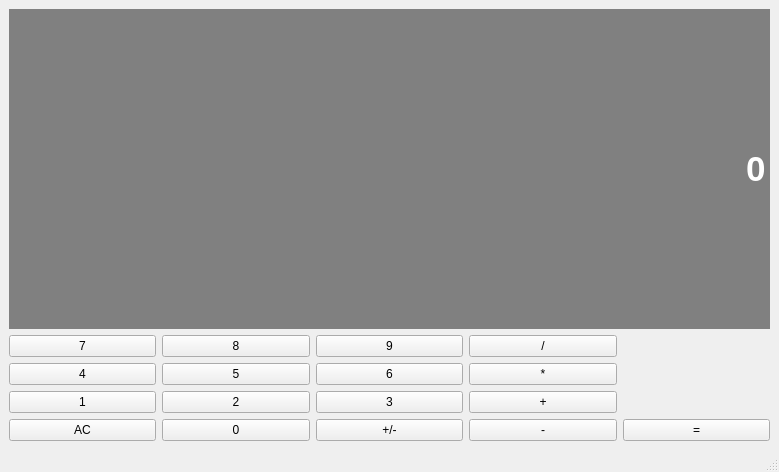
<?xml version="1.0" encoding="UTF-8"?>
<ui version="4.0">
 <class>Calculator</class>
 <widget class="QMainWindow" name="Calculator">
  <property name="geometry">
   <rect>
    <x>0</x>
    <y>0</y>
    <width>779</width>
    <height>472</height>
   </rect>
  </property>
  <property name="sizePolicy">
   <sizepolicy hsizetype="Expanding" vsizetype="Preferred">
    <horstretch>0</horstretch>
    <verstretch>0</verstretch>
   </sizepolicy>
  </property>
  <property name="windowTitle">
   <string>Calculator</string>
  </property>
  <widget class="QWidget" name="centralwidget">
   <layout class="QGridLayout" name="gridLayout">
    <item row="1" column="2">
     <widget class="QPushButton" name="btn9">
      <property name="sizePolicy">
       <sizepolicy hsizetype="Preferred" vsizetype="Preferred">
        <horstretch>0</horstretch>
        <verstretch>0</verstretch>
       </sizepolicy>
      </property>
      <property name="text">
       <string>9</string>
      </property>
     </widget>
    </item>
    <item row="3" column="3">
     <widget class="QPushButton" name="Multiply">
      <property name="sizePolicy">
       <sizepolicy hsizetype="Preferred" vsizetype="Preferred">
        <horstretch>0</horstretch>
        <verstretch>0</verstretch>
       </sizepolicy>
      </property>
      <property name="text">
       <string>*</string>
      </property>
     </widget>
    </item>
    <item row="4" column="1">
     <widget class="QPushButton" name="btn2">
      <property name="sizePolicy">
       <sizepolicy hsizetype="Preferred" vsizetype="Preferred">
        <horstretch>0</horstretch>
        <verstretch>0</verstretch>
       </sizepolicy>
      </property>
      <property name="text">
       <string>2</string>
      </property>
     </widget>
    </item>
    <item row="1" column="3">
     <widget class="QPushButton" name="Divide">
      <property name="sizePolicy">
       <sizepolicy hsizetype="Preferred" vsizetype="Preferred">
        <horstretch>0</horstretch>
        <verstretch>0</verstretch>
       </sizepolicy>
      </property>
      <property name="text">
       <string>/</string>
      </property>
     </widget>
    </item>
    <item row="1" column="1">
     <widget class="QPushButton" name="btn8">
      <property name="sizePolicy">
       <sizepolicy hsizetype="Preferred" vsizetype="Preferred">
        <horstretch>0</horstretch>
        <verstretch>0</verstretch>
       </sizepolicy>
      </property>
      <property name="text">
       <string>8</string>
      </property>
     </widget>
    </item>
    <item row="4" column="0">
     <widget class="QPushButton" name="btn1">
      <property name="sizePolicy">
       <sizepolicy hsizetype="Preferred" vsizetype="Preferred">
        <horstretch>0</horstretch>
        <verstretch>0</verstretch>
       </sizepolicy>
      </property>
      <property name="text">
       <string>1</string>
      </property>
     </widget>
    </item>
    <item row="3" column="2">
     <widget class="QPushButton" name="btn6">
      <property name="sizePolicy">
       <sizepolicy hsizetype="Preferred" vsizetype="Preferred">
        <horstretch>0</horstretch>
        <verstretch>0</verstretch>
       </sizepolicy>
      </property>
      <property name="text">
       <string>6</string>
      </property>
     </widget>
    </item>
    <item row="4" column="2">
     <widget class="QPushButton" name="btn3">
      <property name="sizePolicy">
       <sizepolicy hsizetype="Preferred" vsizetype="Preferred">
        <horstretch>0</horstretch>
        <verstretch>0</verstretch>
       </sizepolicy>
      </property>
      <property name="text">
       <string>3</string>
      </property>
     </widget>
    </item>
    <item row="3" column="0">
     <widget class="QPushButton" name="btn4">
      <property name="sizePolicy">
       <sizepolicy hsizetype="Preferred" vsizetype="Preferred">
        <horstretch>0</horstretch>
        <verstretch>0</verstretch>
       </sizepolicy>
      </property>
      <property name="text">
       <string>4</string>
      </property>
     </widget>
    </item>
    <item row="1" column="0">
     <widget class="QPushButton" name="btn7">
      <property name="sizePolicy">
       <sizepolicy hsizetype="Preferred" vsizetype="Preferred">
        <horstretch>0</horstretch>
        <verstretch>0</verstretch>
       </sizepolicy>
      </property>
      <property name="text">
       <string>7</string>
      </property>
     </widget>
    </item>
    <item row="3" column="1">
     <widget class="QPushButton" name="btn5">
      <property name="sizePolicy">
       <sizepolicy hsizetype="Preferred" vsizetype="Preferred">
        <horstretch>0</horstretch>
        <verstretch>0</verstretch>
       </sizepolicy>
      </property>
      <property name="text">
       <string>5</string>
      </property>
     </widget>
    </item>
    <item row="4" column="3">
     <widget class="QPushButton" name="Add">
      <property name="sizePolicy">
       <sizepolicy hsizetype="Preferred" vsizetype="Preferred">
        <horstretch>0</horstretch>
        <verstretch>0</verstretch>
       </sizepolicy>
      </property>
      <property name="text">
       <string>+</string>
      </property>
     </widget>
    </item>
    <item row="5" column="0">
     <widget class="QPushButton" name="btnAC">
      <property name="sizePolicy">
       <sizepolicy hsizetype="Preferred" vsizetype="Preferred">
        <horstretch>0</horstretch>
        <verstretch>0</verstretch>
       </sizepolicy>
      </property>
      <property name="text">
       <string>AC</string>
      </property>
     </widget>
    </item>
    <item row="5" column="1">
     <widget class="QPushButton" name="btn0">
      <property name="sizePolicy">
       <sizepolicy hsizetype="Preferred" vsizetype="Preferred">
        <horstretch>0</horstretch>
        <verstretch>0</verstretch>
       </sizepolicy>
      </property>
      <property name="text">
       <string>0</string>
      </property>
     </widget>
    </item>
    <item row="5" column="2">
     <widget class="QPushButton" name="ChangeSign">
      <property name="sizePolicy">
       <sizepolicy hsizetype="Preferred" vsizetype="Preferred">
        <horstretch>0</horstretch>
        <verstretch>0</verstretch>
       </sizepolicy>
      </property>
      <property name="text">
       <string>+/-</string>
      </property>
     </widget>
    </item>
    <item row="5" column="3">
     <widget class="QPushButton" name="Subtract">
      <property name="sizePolicy">
       <sizepolicy hsizetype="Preferred" vsizetype="Preferred">
        <horstretch>0</horstretch>
        <verstretch>0</verstretch>
       </sizepolicy>
      </property>
      <property name="text">
       <string>-</string>
      </property>
     </widget>
    </item>
    <item row="5" column="4">
     <widget class="QPushButton" name="Equal">
      <property name="sizePolicy">
       <sizepolicy hsizetype="Preferred" vsizetype="Preferred">
        <horstretch>0</horstretch>
        <verstretch>0</verstretch>
       </sizepolicy>
      </property>
      <property name="text">
       <string>=</string>
      </property>
     </widget>
    </item>
    <item row="0" column="0" colspan="5">
     <widget class="QLineEdit" name="Display">
      <property name="sizePolicy">
       <sizepolicy hsizetype="Preferred" vsizetype="Expanding">
        <horstretch>0</horstretch>
        <verstretch>0</verstretch>
       </sizepolicy>
      </property>
      <property name="font">
       <font>
        <pointsize>26</pointsize>
        <bold>true</bold>
       </font>
      </property>
      <property name="styleSheet">
       <string notr="true">QLineEdit {
	background-color: gray;
	border: 1px solid gray;
	color: #ffffff;
}</string>
      </property>
      <property name="text">
       <string>0</string>
      </property>
      <property name="alignment">
       <set>Qt::AlignmentFlag::AlignRight|Qt::AlignmentFlag::AlignTrailing|Qt::AlignmentFlag::AlignVCenter</set>
      </property>
     </widget>
    </item>
   </layout>
  </widget>
  <widget class="QMenuBar" name="menubar">
   <property name="geometry">
    <rect>
     <x>0</x>
     <y>0</y>
     <width>779</width>
     <height>22</height>
    </rect>
   </property>
  </widget>
  <widget class="QStatusBar" name="statusbar"/>
 </widget>
 <resources/>
 <connections/>
</ui>
